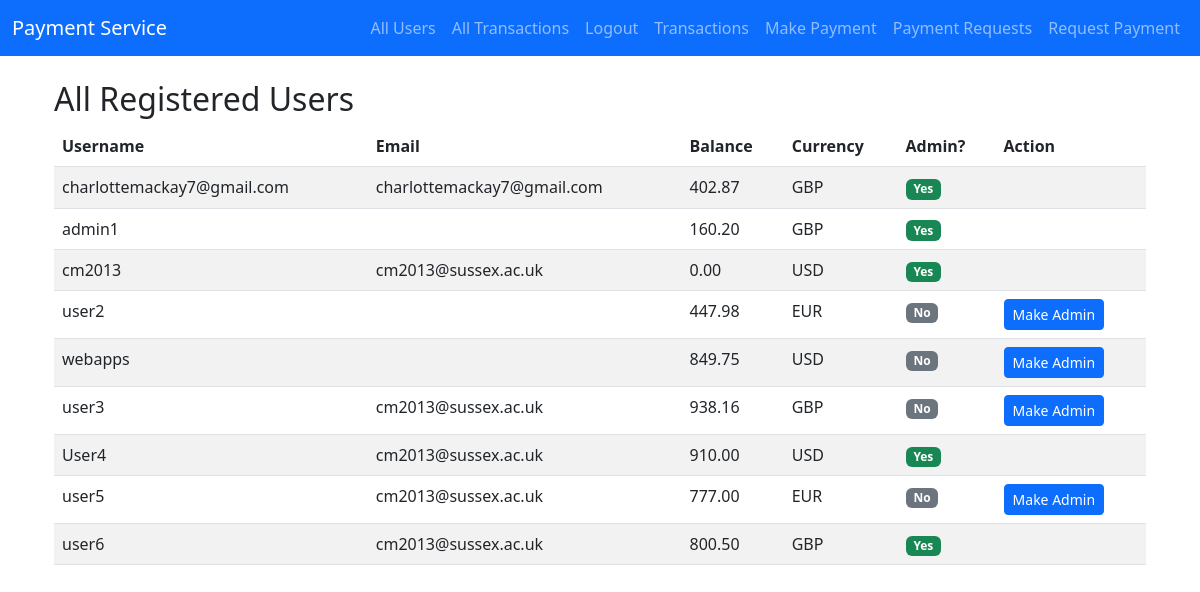
The app's page /webapps2025/admin/users/ (signed in) with its own data.
### register/models.py (models this page shows, shortened)
class CustomUser(AbstractUser):
    CURRENCY_CHOICES = [
        ('GBP', 'Pounds'),
        ('USD', 'US Dollars'),
        ('EUR', 'Euros'),
    ]
    currency = models.CharField(max_length=3, choices=CURRENCY_CHOICES, default='GBP')
    balance = models.DecimalField(max_digits=10, decimal_places=2, default=Decimal('750.00'))

### payapp/views.py (the view)
# urls.py: path('webapps2025/admin/users/', admin_users, name='admin_users'),
@user_passes_test(is_staff_check)
@transaction.atomic
def admin_users(request):
    User = get_user_model()
    all_users = User.objects.all()
    return render(request, 'admin_users.html', {'users': all_users})

### payapp/views.py (called while the page is built)
def is_staff_check(user):
    return user.is_staff or user.is_superuser

### templates/admin_users.html (shortened to what this page needs)
{% extends "base.html" %}
{% block content %}
    <div class="container mt-4">
        <h2>All Registered Users</h2>
        <table class="table table-striped">
            <thead>
            <tr>
                <th>Username</th>
                <th>Email</th>
                <th>Balance</th>
                <th>Currency</th>
                <th>Admin?</th>
                <th>Action</th>
            </tr>
            </thead>
            <tbody>
            {% for u in users %}
                <tr>
                    <td>{{ u.username }}</td>
                    <td>{{ u.email }}</td>
                    <td>{{ u.balance }}</td>
                    <td>{{ u.currency }}</td>
                    <td>
                        {% if u.is_staff %}
                            <span class="badge bg-success">Yes</span>
                        {% else %}
                            <span class="badge bg-secondary">No</span>
                        {% endif %}
                    </td>
                    <td>
                        {% if not u.is_staff %}
                            <form method="POST" action="{% url 'make_admin' u.id %}">
                                <button class="btn btn-primary btn-sm">Make Admin</button>
                            </form>
                        {% endif %}
                    </td>
                </tr>
            {% empty %}
                <tr>
                    <td colspan="6">No users found.</td>
                </tr>
            {% endfor %}
            </tbody>
        </table>
    </div>
{% endblock content %}

### records on screen
CustomUser: username "charlottemackay7@gmail.com", email "charlottemackay7@gmail.com", balance "402.87", currency "GBP", is_staff "Yes"
CustomUser: username "admin1", balance "160.20", currency "GBP", is_staff "Yes"
CustomUser: username "cm2013", email "cm2013@sussex.ac.uk", balance "0.00", currency "USD", is_staff "Yes"
CustomUser: username "user2", balance "447.98", currency "EUR", is_staff "No"
CustomUser: username "webapps", balance "849.75", currency "USD", is_staff "No"
CustomUser: username "user3", email "cm2013@sussex.ac.uk", balance "938.16", currency "GBP", is_staff "No"
CustomUser: username "User4", email "cm2013@sussex.ac.uk", balance "910.00", currency "USD", is_staff "Yes"
CustomUser: username "user5", email "cm2013@sussex.ac.uk", balance "777.00", currency "EUR", is_staff "No"
CustomUser: username "user6", email "cm2013@sussex.ac.uk", balance "800.50", currency "GBP", is_staff "Yes"
